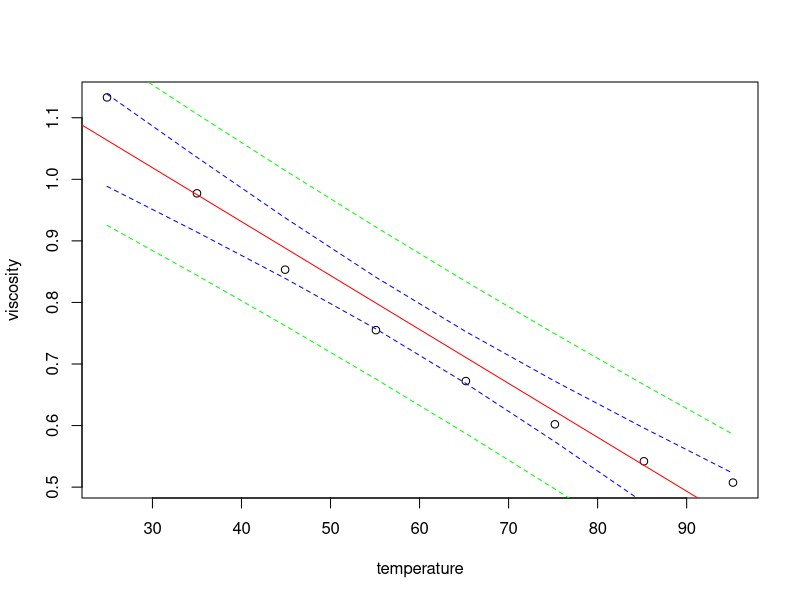
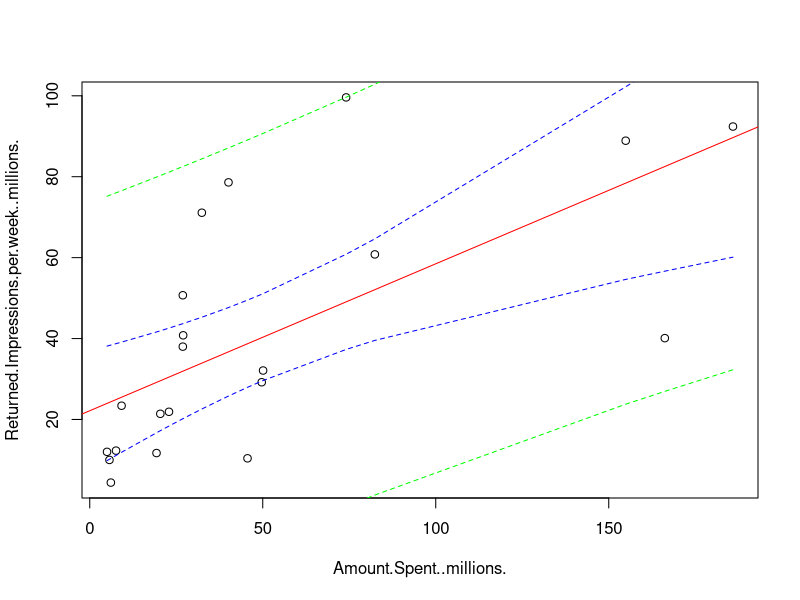

Source code (R) for these figures, in order:
# problem 1
# part a
storage.temp = c(-8, -4, 0, 4, 8)
time = c(11.7, 11, 10.2, 9, 7.8)
n = length(storage.temp)

Y = as.vector(time)
X = as.matrix(cbind(rep(1, n), storage.temp))

b = solve(t(X) %*% X) %*% t(X) %*% Y

# part b
flavor.model = lm(time ~ storage.temp)
sse = sum((fitted(flavor.model) - time)^2)

sigma2.hat = sse / (n-2)

var.b = sigma2.hat * solve(t(X) %*% X)
vcov(flavor.model)

# part c
Xh = t(as.matrix(c(1, -6)))
Yh = Xh %*% b

# part d answered in part b

# part e
part.1.e <- data.frame(storage.temp = -6)
predict(flavor.model, part.1.e, interval = "prediction", level = 0.95)


# problem 2.15
# part a
temperature = c(24.9, 35.0, 44.9, 55.1, 65.2, 75.2, 85.2, 95.2)
viscosity = c(1.1330, 0.9772, 0.8532, 0.7550, 0.6723, 0.6021, 0.5420, 0.5074)
n = length(temperature)

Y = as.vector(viscosity)
X = as.matrix(cbind(rep(1, n), temperature))

b = solve(t(X) %*% X) %*% t(X) %*% Y

# part b
viscosity.model <- lm(viscosity ~ temperature)
summary(viscosity.model)
anova(viscosity.model)

# part c
plot(viscosity ~ temperature)
abline(viscosity.model, col = "red")
CI = predict(viscosity.model, interval = "confidence", level=0.95)
PI = predict(viscosity.model, interval = "prediction", level=0.95)
lines(sort(temperature), CI[order(temperature), 2], lty = 2, col = "blue")
lines(sort(temperature), CI[order(temperature), 3], lty = 2, col = "blue")
lines(sort(temperature), PI[order(temperature), 2], lty = 2, col = "green")
lines(sort(temperature), PI[order(temperature), 3], lty = 2, col = "green")


# problem 2.18
# part a
commercials <- read.table("commercialsTable.txt", header = TRUE, sep = ",")

Y = as.vector(commercials$Returned.Impressions.per.week..millions.)
n = length(Y)
X = as.matrix(cbind(rep(1, n), commercials$Amount.Spent..millions.))

b = solve(t(X) %*% X) %*% t(X) %*% Y

# part b
commercials.model <- lm(Returned.Impressions.per.week..millions. ~ Amount.Spent..millions., data = commercials)
summary(commercials.model)

# part c
plot(Returned.Impressions.per.week..millions. ~ Amount.Spent..millions., data = commercials)
abline(commercials.model, col = "red")
CI = predict(commercials.model, interval = "confidence", level=0.95)
PI = predict(commercials.model, interval = "prediction", level=0.95)
lines(sort(commercials$Amount.Spent..millions.), CI[order(commercials$Amount.Spent..millions.), 2], lty = 2, col = "blue")
lines(sort(commercials$Amount.Spent..millions.), CI[order(commercials$Amount.Spent..millions.), 3], lty = 2, col = "blue")
lines(sort(commercials$Amount.Spent..millions.), PI[order(commercials$Amount.Spent..millions.), 2], lty = 2, col = "green")
lines(sort(commercials$Amount.Spent..millions.), PI[order(commercials$Amount.Spent..millions.), 3], lty = 2, col = "green")

# part d
Xh = data.frame(Amount.Spent..millions. = commercials["MCI", "Amount.Spent..millions."])
predict(commercials.model, Xh, interval="confidence", level=0.95)
predict(commercials.model, Xh, interval="prediction", level=0.95)
